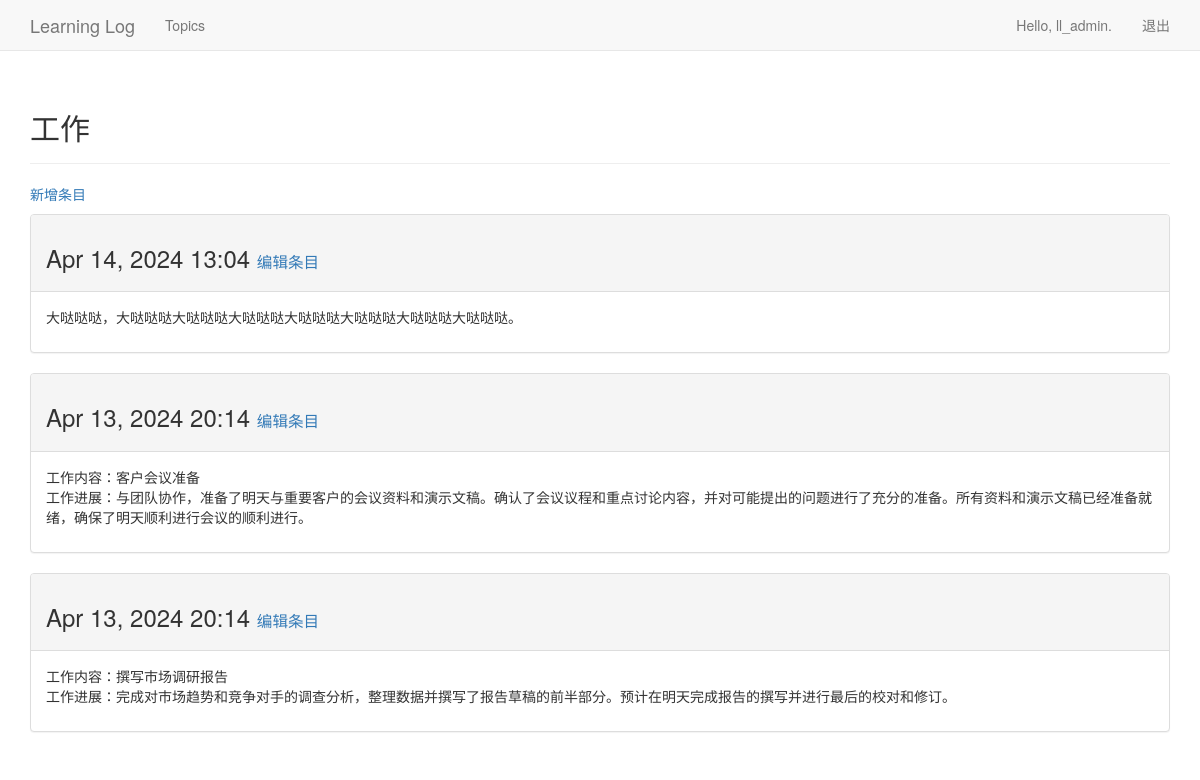
Before: /topics/4/ (signed in) with the older database file.
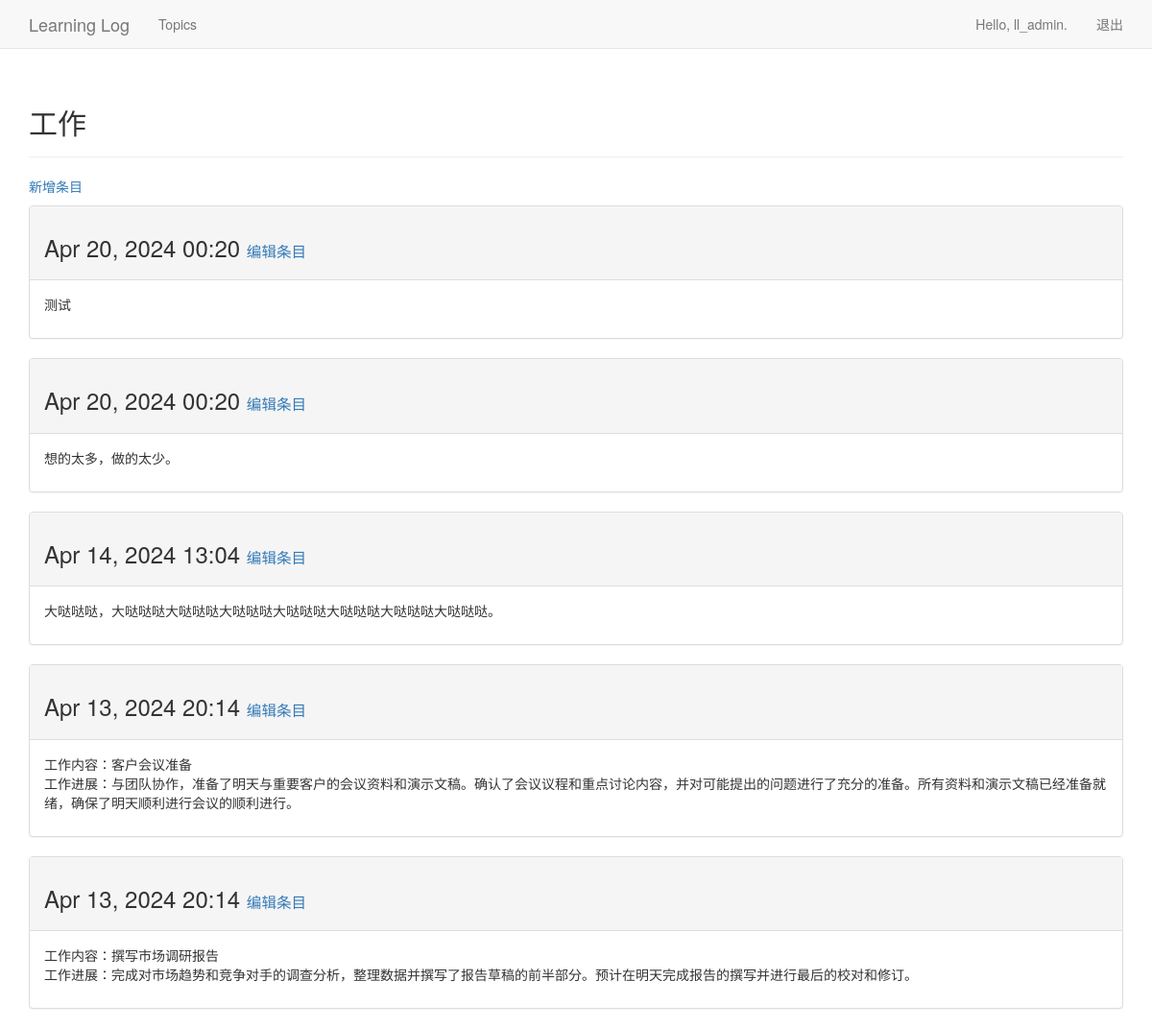
After: the same page with the newer database file.
### learning_logs/models.py (models this page shows, shortened)
class Topic(models.Model):
    text = models.CharField(max_length=200)
    date_added = models.DateTimeField(auto_now_add=True)
    owner = models.ForeignKey(User,on_delete=models.CASCADE)
    def __str__(self):
        return self.text

class Entry(models.Model):
    topic = models.ForeignKey(Topic,on_delete=models.CASCADE)
    text = models.TextField()
    date_added = models.DateTimeField(auto_now_add=True)
    class Meta:
        verbose_name_plural = 'entries'

### learning_logs/views.py (the view)
# urls.py: url(r'^topics/(?P<topic_id>\d+)/$', views.topic, name='topic'),
@login_required
def topic(request, topic_id):
    topic = Topic.objects.get(id=topic_id)
    if topic.owner != request.user:
        raise Http404
    entries = topic.entry_set.order_by('-date_added')
    context = {'topic': topic, 'entries': entries}
    return render(request, 'learning_logs/topic.html', context)

### learning_logs/templates/learning_logs/topic.html
{% extends "learning_logs/base.html" %}
{% block header %}
    <h2>{{ topic }}</h2>
{% endblock header %}
{% block content %}
    <p>
        <a href="{% url 'learning_logs:new_entry' topic.id %}">新增条目</a>
    </p>
    {% for entry in entries %}
        <div class="panel panel-default">
            <div class="panel-heading">
                <h3>
                    {{ entry.date_added|date:'M d, Y H:i'}}
                    <small>
                        <a href="{% url 'learning_logs:edit_entry' entry.id %}">编辑条目</a>
                    </small>
                </h3>
            </div>
            <div class="panel-body">
                {{ entry.text|linebreaks }}
            </div>
        </div>
    {% empty %}
        There are no entries for this topic yet
    {% endfor %}
{% endblock content %}

### learning_logs/templates/learning_logs/base.html (shortened to what this page needs)
{% load bootstrap3 %}
<!DOCTYPE html>
<html lang="en">
<head>
    {% bootstrap_css %}
</head>
<body>
    <nav class="navbar navbar-default navbar-static-top">
        <div class="container">
            <div class="navbar-header">
                <a class="navbar-brand" href="{% url 'learning_logs:index' %}">
                    Learning Log</a>
            </div>
            <div id="navbar" class="navbar-collapse collapse">
                <ul class="nav navbar-nav">
                    <li><a href="{% url 'learning_logs:topics' %}">Topics</a></li>
                </ul>
                <ul class="nav navbar-nav navbar-right">
                    {% if user.is_authenticated %}
                        <li><a>Hello, {{ user.username }}.</a></li>
                        <li><a href="{% url 'users:logout' %}">退出</a></li>
                    {% else %}
                        <li><a href="{% url 'users:register' %}">注册</a></li>
                        <li><a href="{% url 'users:login' %}">登录</a></li>
                    {% endif %}
                </ul>
            </div>
        </div>
    </nav>
    <div class="container">
        <div class="page-header">
            {% block header %}{% endblock header %}
        </div>
        <div>
            {% block content %}{% endblock content %}
        </div>
    </div>
</body>
</html>

Changed rows visible on the page:
added Entry: date_added "Apr 20, 2024 00:20", text "测试"
added Entry: date_added "Apr 20, 2024 00:20", text "想的太多，做的太少。"
